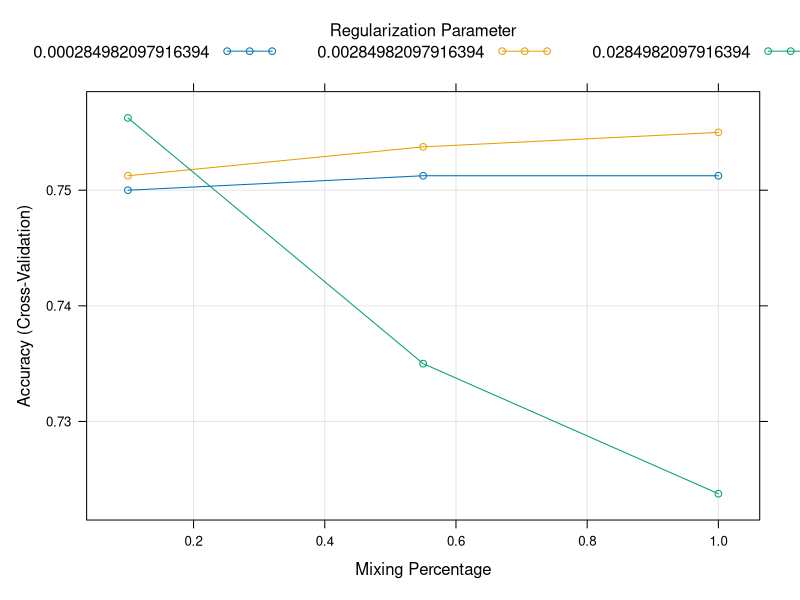
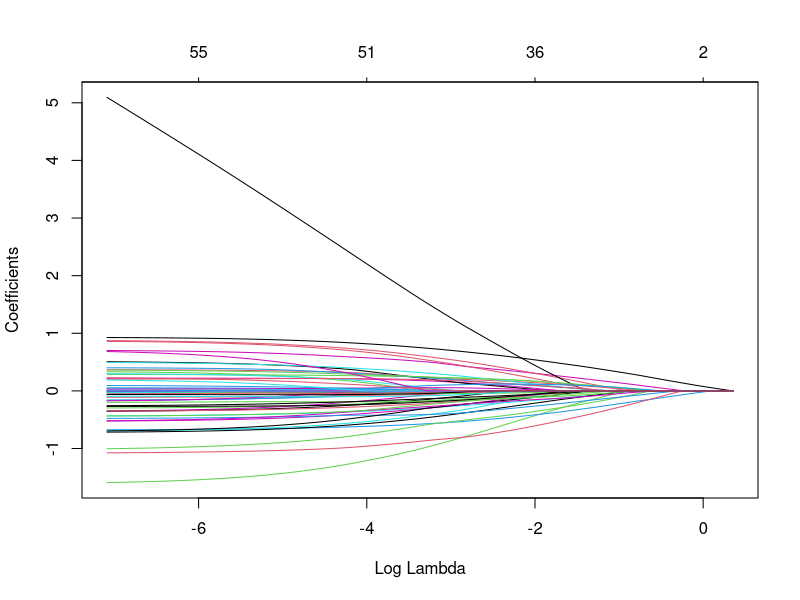
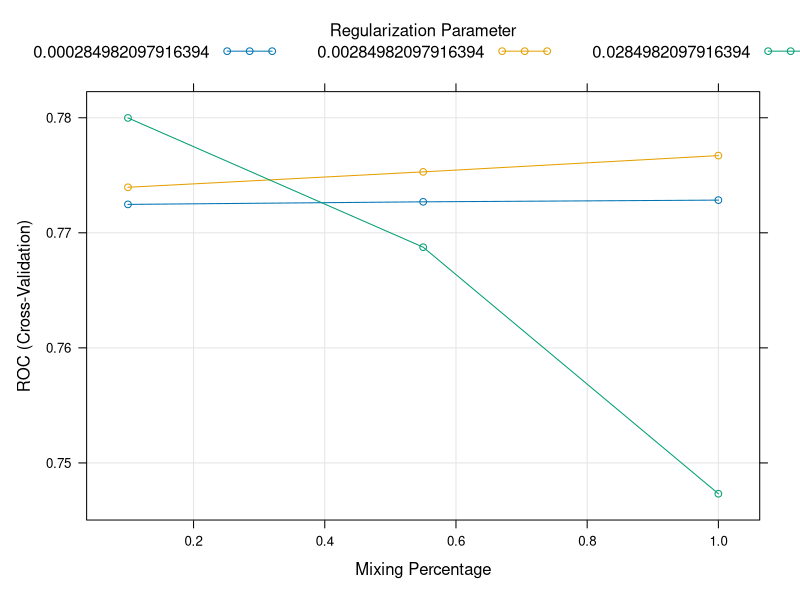
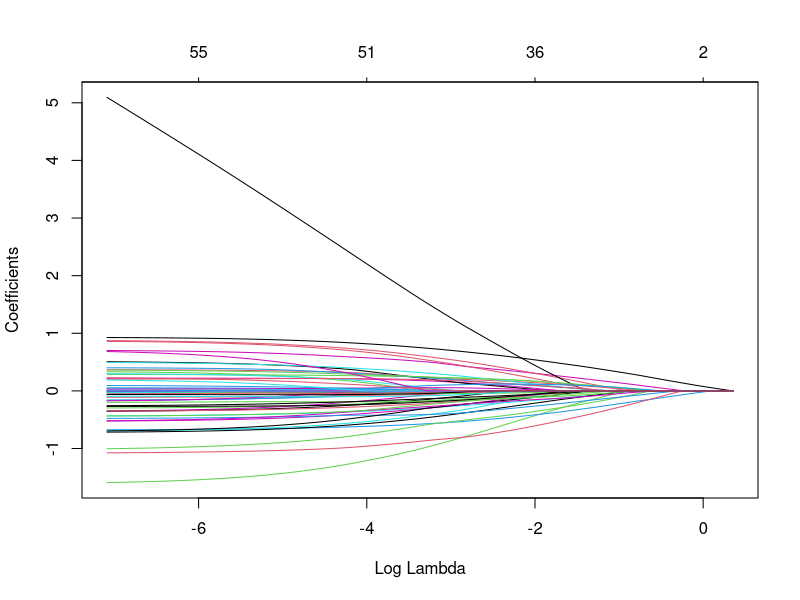
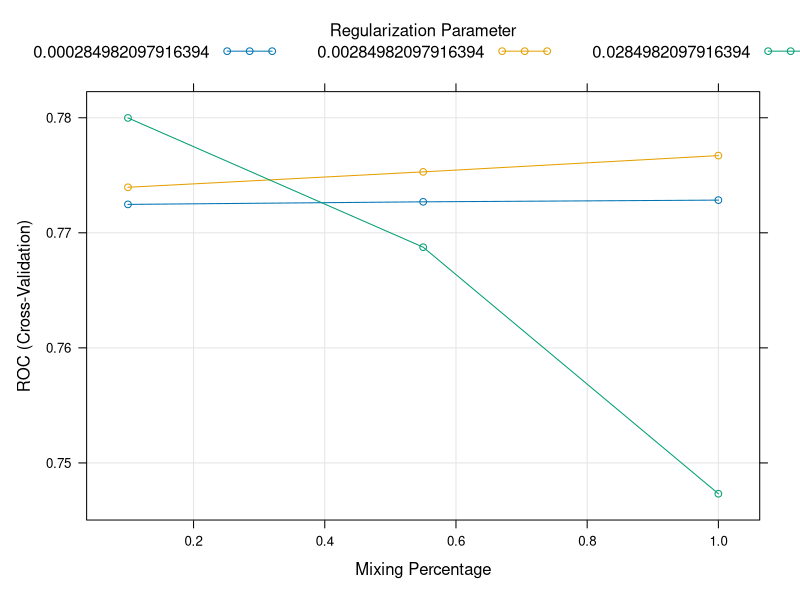
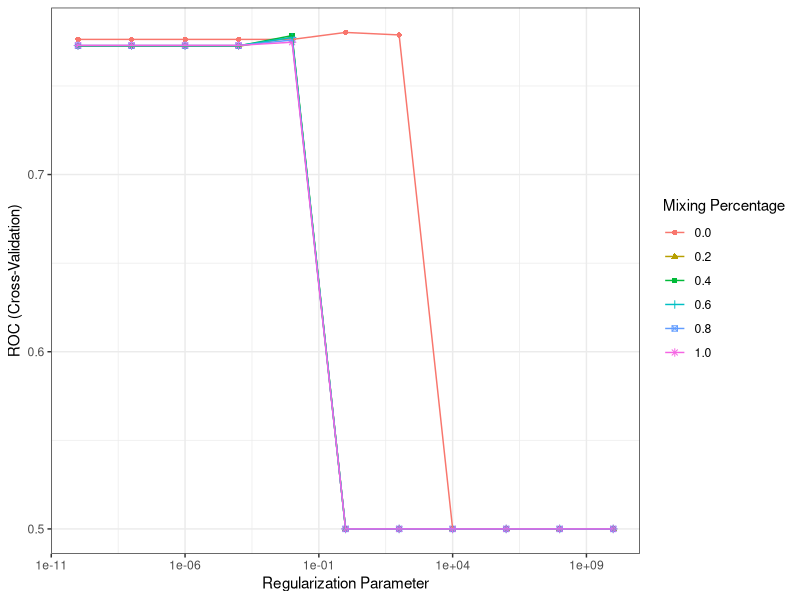
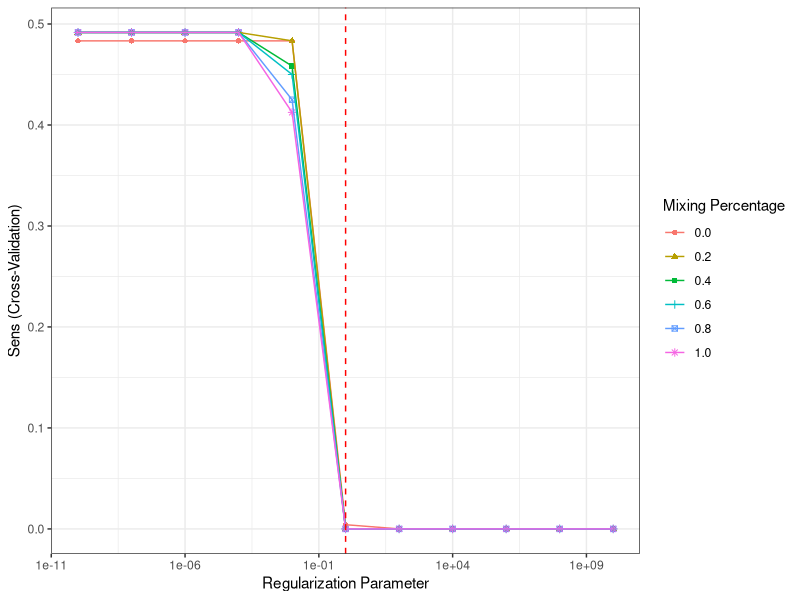
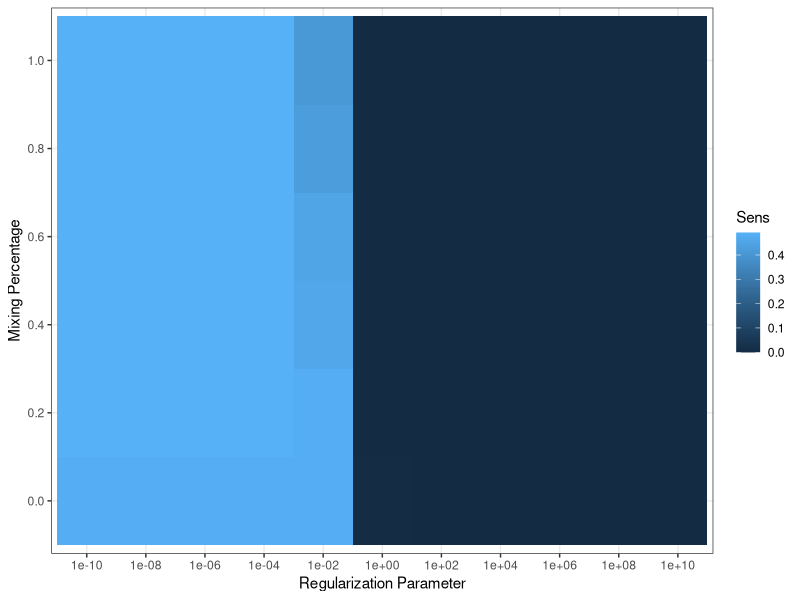

These figures' R source, in order:
## ---- chunk 1
knitr::opts_chunk$set(echo = TRUE, message=F, warning = F, fig.width = 7, fig.height = 7)
library(glmnet)
library(knitr)
library(caret)
library(ggplot2)
## ---- chunk 2
data(GermanCredit)
head(GermanCredit, 2)
## ---- chunk 3
Y<-GermanCredit$Class
X<-subset(GermanCredit, select = -Class)
trainIdx<-createDataPartition(Y, p=0.8, list=F)[,1]
trainX<-X[trainIdx,]
trainY<-Y[trainIdx]
testX<-X[-trainIdx,]
testY<-Y[-trainIdx]
## ---- chunk 4
# 10-fold cross validation
cvControl<-trainControl(method="cv", number = 10)
## ---- chunk 5
set.seed(123)
cvfit<-train(trainX, 
             trainY,
             method = "glmnet",   # Logistic regression model
             family = "binomial",
             trControl = cvControl
)
## ---- chunk 6
print(cvfit)
plot(cvfit)
## ---- chunk 7
plot(cvfit$finalModel, xvar="lambda")
## ---- chunk 8
# 10-fold cross validation
# use twoClassSummary() to compute AUC, for which classProbs must be TRUE
cvControl<-trainControl(method="cv", number = 10, 
                        summaryFunction = twoClassSummary, classProbs = T)
## ---- chunk 9
set.seed(123)
cvfit<-train(trainX, 
             trainY,
             method = "glmnet",   # Logistic regression model
             family = "binomial",
             trControl = cvControl,
             metric = "ROC"
)
## ---- chunk 10
print(cvfit)
plot(cvfit)
## ---- chunk 11
plot(cvfit$finalModel, xvar="lambda")
## ---- chunk 12
# 10-fold cross validation
# use twoClassSummary() to compute AUC, for which classProbs must be TRUE
cvControl<-trainControl(method="cv", number = 10, 
                        summaryFunction = twoClassSummary, classProbs = T)
## ---- chunk 13
set.seed(123)
cvfit<-train(trainX, 
             trainY,
             method = "glmnet",   # Logistic regression model
             family = "binomial",
             trControl = cvControl,
             metric = "ROC"
)
## ---- chunk 14
print(cvfit)
plot(cvfit)
## ---- chunk 15
# 10-fold cross validation
# use twoClassSummary() to compute AUC, for which classProbs must be TRUE
cvControl<-trainControl(method="cv", number = 10, 
                        summaryFunction = twoClassSummary, classProbs = T)

paramGrid<-expand.grid(alpha=seq(0,1,by=0.2), lambda=10^seq(-10,10,by=2))
## ---- chunk 16
set.seed(123)
cvfit<-train(trainX, 
             trainY,
             method = "glmnet",   # Logistic regression model
             family = "binomial",
             trControl = cvControl,
             metric = "ROC",
             tuneGrid = paramGrid
)
## ---- chunk 17
print(cvfit)
ggplot(cvfit) + scale_x_log10() + theme_bw()
## ---- chunk 18
cvfit$bestTune
## ---- chunk 19
ggplot(cvfit, metric = "Sens") + scale_x_log10() + theme_bw() + geom_vline(xintercept = cvfit$bestTune$lambda, color="red", linetype="dashed")
## ---- chunk 20
ggplot(cvfit, metric = "Sens", plotType = "level") + theme_bw()
## ---- chunk 21
# 10-fold cross validation
# use twoClassSummary() to compute AUC, for which classProbs must be TRUE
cvControl<-trainControl(method="cv", number = 10, 
                        summaryFunction = twoClassSummary,
                        selectionFunction = tolerance,
                        classProbs = T)

paramGrid<-expand.grid(alpha=seq(0,1,by=0.2), lambda=10^seq(-10,10,by=2))
## ---- chunk 22
set.seed(123)
cvfit<-train(trainX, 
             trainY,
             method = "glmnet",   # Logistic regression model
             family = "binomial",
             trControl = cvControl,
             metric = "ROC",
             tuneGrid = paramGrid
)
## ---- chunk 23
print(cvfit$bestTune)
## ---- chunk 24
pred<-predict(cvfit, newdata = testX)
confusionMatrix(pred, testY, mode="everything")
## ---- chunk 25
# provide basics
lpSVM<-list(type="Classification",
            library = "kernlab",
            loop = NULL)
# provide parameter data.frame
prm<-data.frame(
  parameter = c("C", "sigma"), # parameter names in fit function
  class = rep("numeric", 2), # parameter types
  label = c("Cost", "Sigma") # parameter labels
)
lpSVM$parameters<-prm
# provide search grid
svmGrid<-function(x,y,len = NULL, search="grid") {
  # it should output a data.frame of tuning parameters with each one on its column
  # library(kernlab)
  ## This produces low, middle and high values for sigma 
  ## (i.e. a vector with 3 elements). 
  sigmas <- kernlab::sigest(as.matrix(x), na.action = na.omit, scaled = TRUE)
  # make the data.frame now
  if(search == "grid") {
    out <- expand.grid(sigma = mean(as.vector(sigmas[-2])),
                       C = 2 ^((1:len) - 3))
  } else {
    ## For random search, define ranges for the parameters then
    ## generate random values for them
    rng <- extendrange(log(sigmas), f = .75)
    out <- data.frame(sigma = exp(runif(len, min = rng[1], max = rng[2])),
                      C = 2^runif(len, min = -5, max = 8))
  }
  out
}
lpSVM$grid<-svmGrid
# provide fit function
svmFit <- function(x, y, wts, param, lev, last, weights, classProbs, ...) {
  # param is a single row data.frame
  kernlab::ksvm(
    x = as.matrix(x), y = y,
    kernel = "rbfdot",
    kpar = list(sigma = param$sigma),
    C = param$C,
    prob.model = classProbs,
    ...
    )
}
lpSVM$fit<-svmFit
# provide predict function, produces a vector of predictions
svmPred <- function(modelFit, newdata, preProc = NULL, submodels = NULL)
   kernlab::predict(modelFit, newdata)
lpSVM$predict <- svmPred
# provide prob function, produces a data.frame/matrix with columns being probabilities for each class
svmProb <- function(modelFit, newdata, preProc = NULL, submodels = NULL)
  kernlab::predict(modelFit, newdata, type = "probabilities")
lpSVM$prob <- svmProb
# provide sort function, sort models from simplest to complexest, used when models are tied in performance
svmSort <- function(x) x[order(x$C),]
lpSVM$sort <- svmSort
# provide levels function, gives the levels of the original observations,
# only needed for classification models using S3 methods
lpSVM$levels <- function(x) kernlab::lev(x)
## ---- chunk 26
set.seed(123)
lpSVMFit<-train(trainX, trainY,
                method = lpSVM, 
                tuneLength = 8,
                trControl = cvControl
)
## ---- chunk 27
print(lpSVMFit)
## ---- chunk 28
ggplot(lpSVMFit) + scale_x_log10()
